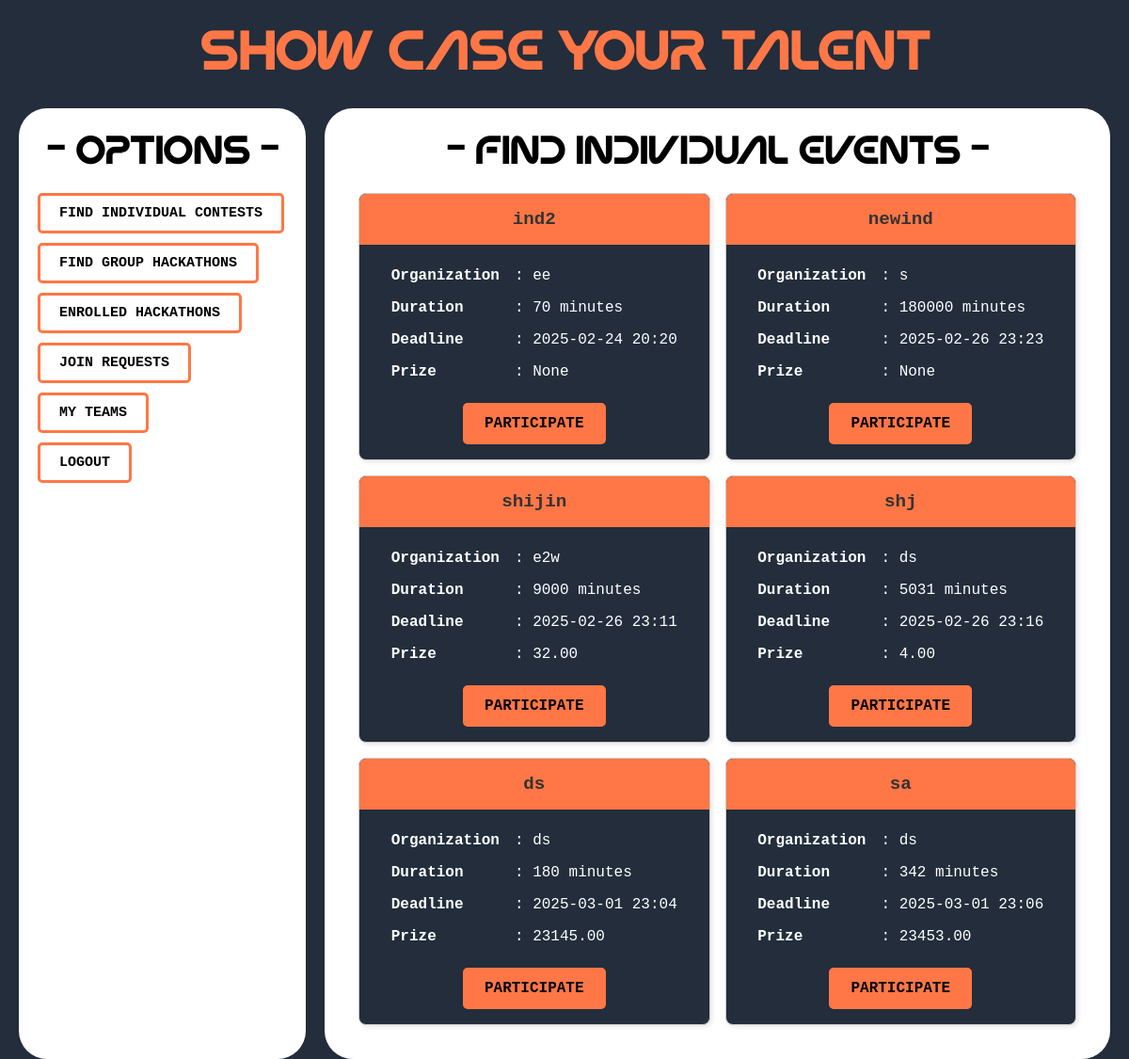
/competitor/find_individual_events/, run on an earlier commit of the app's database.
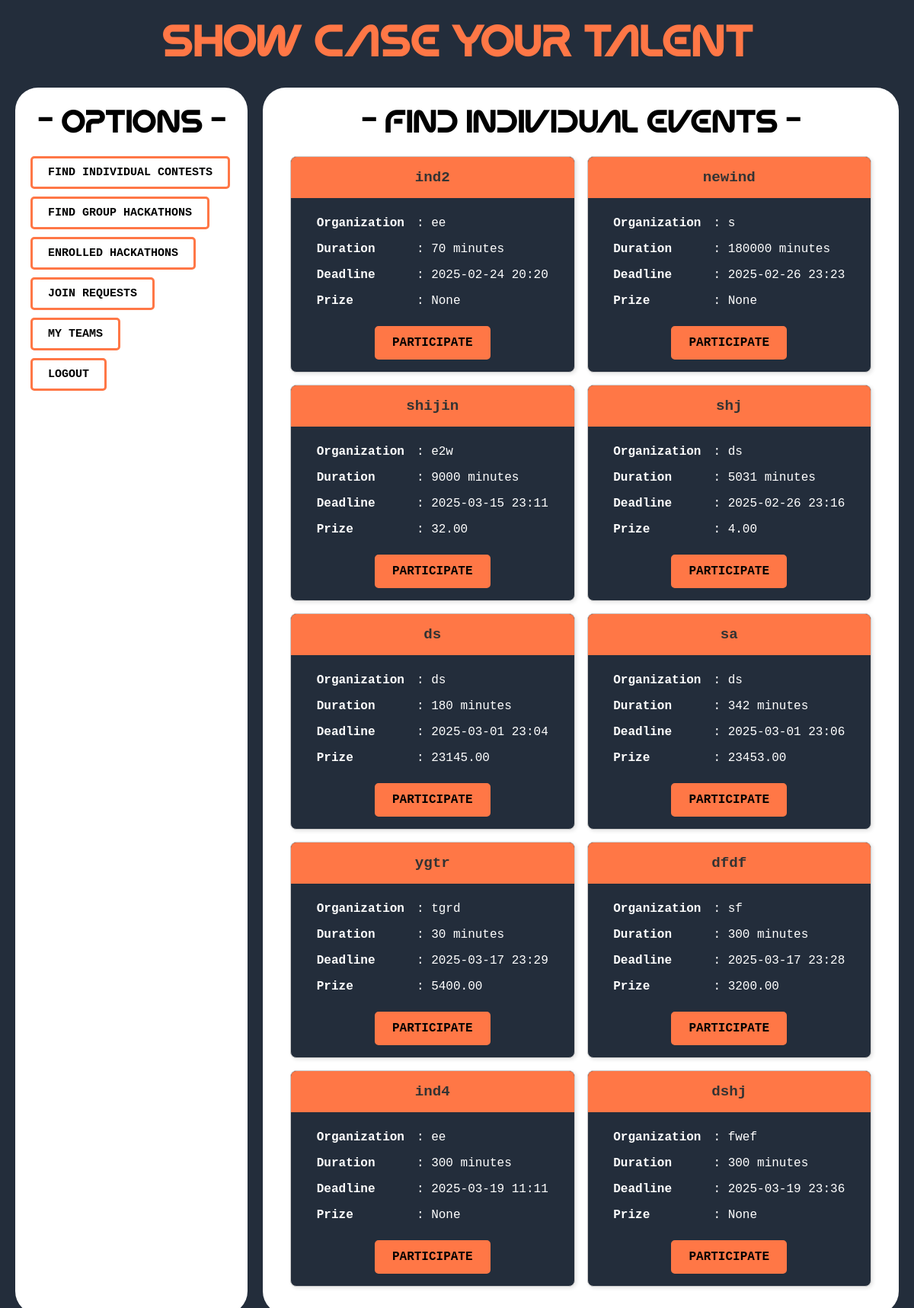
And on a later commit of the database.
### host/models.py (models this page shows, shortened)
class IndividualEvent(models.Model):
    hackathon_name = models.CharField(max_length=200)
    organization = models.CharField(max_length=200)
    start_datetime = models.DateTimeField(auto_now_add=True)
    last_submission_datetime = models.DateTimeField()
    time_duration = models.IntegerField(help_text="Duration in minutes")
    prize = models.DecimalField(max_digits=10, decimal_places=2,null=True, blank=True)
    problems = models.ManyToManyField('Problem', related_name="individual_events")
    created_by = models.ForeignKey(settings.AUTH_USER_MODEL, on_delete=models.CASCADE, related_name="individual_events")

### competitor/views.py (the view)
# urls.py: path('find_individual_events/',views.find_individual_events,name='find_individual_events'),
def find_individual_events(request):
    individual_events = IndividualEvent.objects.all()
    return render(request,'competitor/find_individual_events.html',{"individual_events":individual_events})

### templates/competitor/find_individual_events.html (shortened to what this page needs)
{% extends "competitor/competitor_dashboard.html" %}
{% block right_div %}
<h1 style="text-align: center; color: black;">- Find Individual Events -</h1>
{% if individual_events %}
    <div class="cards-container" style="display: grid; grid-template-columns: repeat(2, 1fr); gap: 16px;">
        {% for event in individual_events %}
            <div class="card">
                <div class="hackathon_name">
                    {{ event.hackathon_name }}
                </div>
                <div style="padding: 16px; text-align: center;">
                    <table style="margin: 0 auto; text-align: left; border-collapse: collapse; color: white;">
                        <tr>
                            <td style="padding: 8px;"><strong>Organization</strong></td>
                            <td style="padding: 8px;">: {{ event.organization }}</td>
                        </tr>
                        <tr>
                            <td style="padding: 8px;"><strong>Duration</strong></td>
                            <td style="padding: 8px;">: {{ event.time_duration }} minutes</td>
                        </tr>
                        <tr>
                            <td style="padding: 8px;"><strong>Deadline</strong></td>
                            <td style="padding: 8px;">: {{ event.last_submission_datetime|date:"Y-m-d H:i" }}</td>
                        </tr>
                        <tr>
                            <td style="padding: 8px;"><strong>Prize</strong></td>
                            <td style="padding: 8px;">: {{ event.prize }}</td>
                        </tr>
                    </table>
                    <div style="text-align: center; margin-top: 16px;">
                        <a href="{% url "competitor:ind_event_dashboard" event.id  %}" class="btn-like">
                            PARTICIPATE
                        </a>
                    </div>
                </div>
            </div>
        {% endfor %}
    </div>
{% else %}
    <p>No individual events found.</p>
{% endif %}
{% endblock right_div %}

What changed in the data, as far as the page shows it:
changed IndividualEvent "shijin": last_submission_datetime "2025-02-26 23:11" → "2025-03-15 23:11"
added IndividualEvent: hackathon_name "ygtr", organization "tgrd", time_duration "30", last_submission_datetime "2025-03-17 23:29", prize "5400.00"
added IndividualEvent: hackathon_name "dfdf", organization "sf", time_duration "300", last_submission_datetime "2025-03-17 23:28", prize "3200.00"
added IndividualEvent: hackathon_name "ind4", organization "ee", time_duration "300", last_submission_datetime "2025-03-19 11:11", prize "None"
added IndividualEvent: hackathon_name "dshj", organization "fwef", time_duration "300", last_submission_datetime "2025-03-19 23:36", prize "None"
